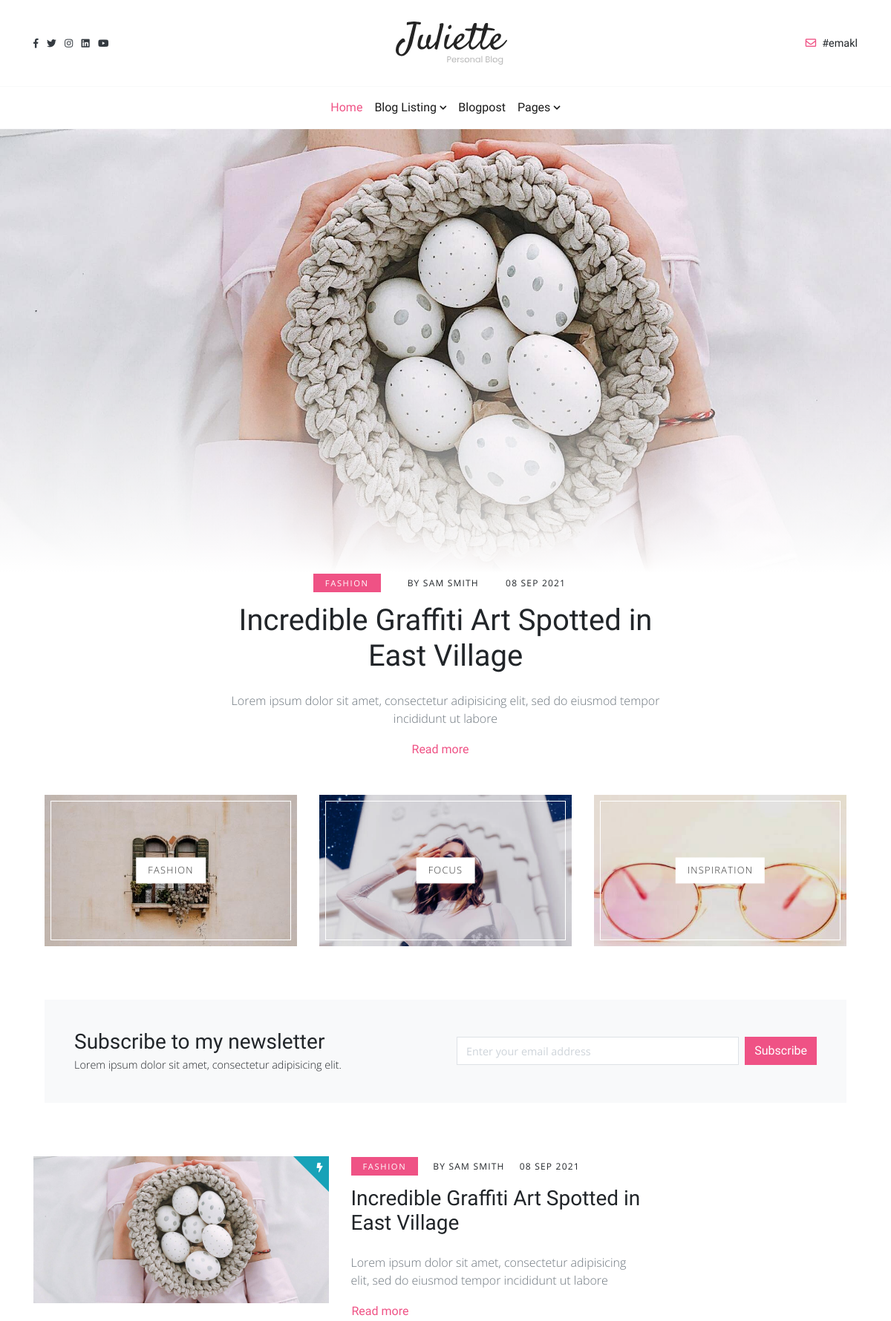
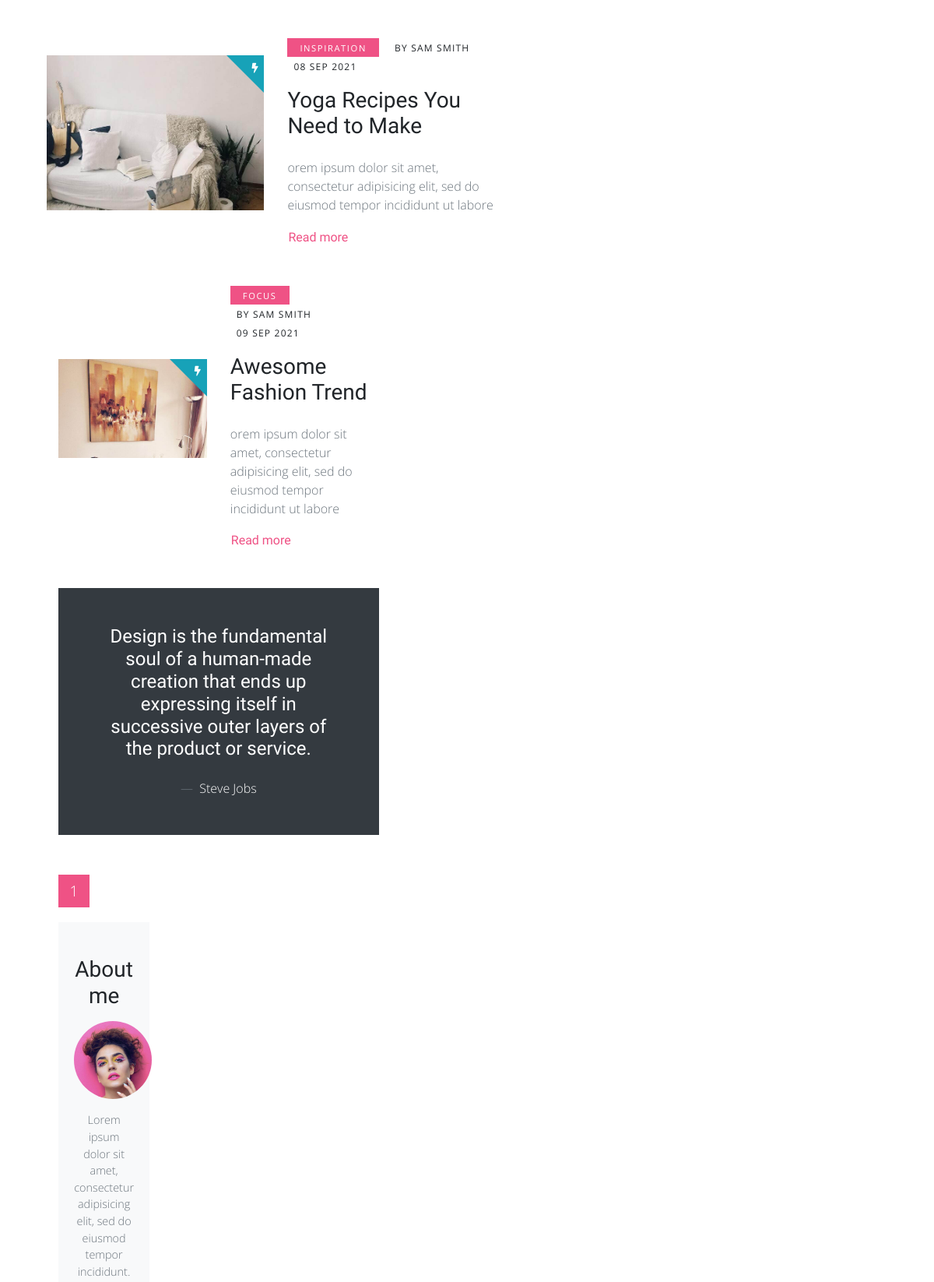
The page / (upper part) on the database its author committed (2 pictures, top to bottom).
### blogs/models.py (models this page shows, shortened)
class About_me(models.Model):
    image = models.ImageField(upload_to="user/")
    detail = models.TextField()
    instagram  = models.CharField(max_length=300)
    twiter  = models.CharField(max_length=300)
    linked_in  = models.CharField(max_length=300)
    youtube  = models.CharField(max_length=300)
    facebook  = models.CharField(max_length=300)
    email  = models.CharField(max_length=300)

class Blog(models.Model):
    id  = models.AutoField(primary_key=True)
    name  = models.CharField(max_length=100)
    tags = TaggableManager()
    category = models.ForeignKey(Category, on_delete=models.CASCADE)
    slug = models.SlugField()
    image  = models.ImageField(upload_to="blogs/",)
    overview  = models.CharField(max_length=100)
    detail = tinymce_models.HTMLField()
    writer = models.CharField(max_length=100)
    created_at = models.DateTimeField(auto_now_add = True)
    updated_at = models.DateTimeField(auto_now = True)
    is_active = models.BooleanField(default=True)
    views   = models.BigIntegerField(default=0)

class Category(models.Model):
    name  = models.CharField(max_length=100)
    slug = models.SlugField()
    image  = models.ImageField(upload_to="category/",)
    def __str__(self):
        return self.name

### core/views.py (the view)
# urls.py: 2. Add a URL to urlpatterns:  path('', views.home, name='home')
def home(request):
    trending_blogs = Blog.objects.all()
    context={
    'trending_blogs':trending_blogs,
    }
    return render(request,'core/basics/home.html',context)

### core/templates/core/basics/home.html (shortened to what this page needs)
{% extends "core/base.html" %} {% load static %}
{% block title %} Welcome {%endblock %} {% block content %}
<section class="bg-white pb-5">
    <div class="container-fluid px-0 pnb-4">
        <div class="row align-items-center">
            <div class="col-lg-12">
                <div class="post-thumnail">
                    <img
                        class="img-fluid w-100"
                        src="{{trending_blogs.0.image.url}}"
                        alt=""
                    />
                </div>
            </div>
            <div class="col-lg-6 mx-auto text-center">
                <ul class="list-inline">
                    <li class="list-inline-item mr-3">
                        <a
                            class="category-link font-weight-normal"
                            href="{% url 'category' trending_blogs.0.category.id trending_blogs.0.category.slug %}"
                            >{{trending_blogs.0.category}}</a
                        >
                    </li>
                    <li class="list-inline-item mx-3">
                        <a
                            class="text-uppercase meta-link font-weight-normal"
                            href="{% url 'blog' trending_blogs.0.id trending_blogs.0.slug %}"
                            >{{trending_blogs.0.writer}}</a
                        >
                    </li>
                    <li class="list-inline-item mx-3">
                        <a
                            class="text-uppercase meta-link font-weight-normal"
                            href="{% url 'blog' trending_blogs.0.id trending_blogs.0.slug %}"
                            >{{trending_blogs.0.created_at | date:"d M Y"}}</a
                        >
                    </li>
                </ul>
                <h1 class="mb-4">
                    <a
                        class="reset-anchor"
                        href="{% url 'blog' trending_blogs.0.id trending_blogs.0.slug %}"
                        >{{trending_blogs.0.name}}</a
                    >
                </h1>
                <p class="text-muted">{{trending_blogs.0.overview}}</p>
                <a
                    class="btn btn-link p-0 read-more-btn"
                    href="{% url 'blog' trending_blogs.0.id trending_blogs.0.slug %}"
                    ><span>Read more</span
                    ></a>
            </div>
        </div>
    </div>
</section>
<section class="pb-5">
    <div class="container pb-4">
        {% include "core/components/top-categories.html" %}
        <div class="row">
            {% for blog in page_obj %}
            <div class="col-lg-9 mb-5 mb-lg-0">
                <div class="row align-items-center mb-5">
                    <div class="col-lg-6">
                        <a
                            class="d-block post-trending mb-4"
                            href="{% url 'blog' blog.id blog.slug %}"
                            ><img
                                class="img-fluid w-100"
                                src="{{blog.image.url}}"
                                alt=""
                        /></a>
                    </div>
                    <div class="col-lg-6">
                        <ul class="list-inline">
                            <li class="list-inline-item mr-2">
                                <a
                                    class="category-link font-weight-normal"
                                    href="{% url 'category' blog.category.id blog.category.slug %}"
                                    >{{blog.category}}</a
                                >
                            </li>
                            <li class="list-inline-item mx-2">
                                <a
                                    class="
                                        text-uppercase
                                        meta-link
                                        font-weight-normal
                                    "
                                    href="{% url 'blog' blog.id blog.slug %}"
                                    >{{blog.writer}}</a
                                >
                            </li>
                            <li class="list-inline-item mx-2">
                                <a
                                    class="
                                        text-uppercase
                                        meta-link
                                        font-weight-normal
                                    "
                                    href="{% url 'blog' blog.id blog.slug %}"
                                    >{{blog.created_at| date:" d M Y" }}</a
                                >
                            </li>
                        </ul>
                        <h2 class="h3 mb-4">
                            <a
                                class="d-block reset-anchor"
                                href="{% url 'blog' blog.id blog.slug %}"
                                >{{blog.name}}</a
                            >
                        </h2>
                        <p class="text-muted">{{blog.overview}}</p>
                        <a
                            class="btn btn-link p-0 read-more-btn"
                            href="{% url 'blog' blog.id blog.slug %}"
                            ><span>Read more</span
                            ></a>
                    </div>
                </div>
                {% endfor %}
                <blockquote
                    class="
                        blockquote
                        bg-dark
                        text-white
                        p-4 p-lg-5
                        text-center
                        mb-5
                    "
                >
                    <p class="h4 mb-4">
                        Design is the fundamental soul of a human-made creation
                        that ends up expressing itself in successive outer
                        layers of the product or service.
                    </p>
                    <footer class="blockquote-footer">
                        <cite class="text-white" title="Source Title"
                            >Steve Jobs</cite
                        >
                    </footer>
                </blockquote>
                <nav aria-label="Page navigation example">
                    <ul class="pagination">
                        <li class="page-item active">
                            <a class="page-link" href="?page=1">1</a>
                        </li>
                    </ul>
                </nav>
            </div>
            <div class="col-lg-3">
                {% include "core/components/about.html" %} {% include
            </div>
        </div>
    </div>
</section>
{% include "core/components/insta.html" %} {% endblock %}

### core/templates/core/components/nav.html (shortened to what this page needs)
{% load static %}
<header class="header">
  <nav class="navbar navbar-expand-lg navbar-light py-4 index-forward bg-white">
    <div class="container d-flex justify-content-center justify-content-lg-between align-items-center">
      <ul class="list-inline small mb-0 text-dark d-none d-lg-block">
        <li class="list-inline-item"><a class="reset-anchor" href="{{about_me.facebook}}"><i class="fab fa-facebook-f"></i></a></li>
        <li class="list-inline-item"><a class="reset-anchor" href="{{about_me.twiter}}"><i class="fab fa-twitter"></i></a></li>
        <li class="list-inline-item"><a class="reset-anchor" href="{{about_me.instagram}}"><i class="fab fa-instagram"></i></a></li>
        <li class="list-inline-item"><a class="reset-anchor" href="{{about_me.linked_in}}"><i class="fab fa-linkedin"></i></a></li>
        <li class="list-inline-item"><a class="reset-anchor" href="{{about_me.youtube}}"><i class="fab fa-youtube"></i></a></li>
      </ul><a class="navbar-brand" href="{% url 'home' %}"><img src="{% static "img/logo.svg"%}" alt="..." width="150"></a><a class="reset-anchor text-small mb-0 h6 d-none d-lg-block" href="mailto:{{about_me.email}}"><i class="far fa-envelope mr-2 text-primary"></i>{{about_me.email}}</a>
    </div>
  </nav>
  <nav class="navbar navbar-expand-lg navbar-light border-top border-bottom border-light">
    <div class="container">
      <div class="collapse navbar-collapse" id="navbarSupportedContent">
        <ul class="navbar-nav mx-auto">
          <li class="nav-item">
            <a class="nav-link active" href="{% url 'home' %}">Home</a>
          </li>
          <li class="nav-item dropdown"><a class="nav-link dropdown-toggle" id="listingVariants" href="#" data-toggle="dropdown" aria-haspopup="true" aria-expanded="false">Blog Listing</a>
          </li>
          <li class="nav-item">
            <a class="nav-link" href="post.html">Blogpost</a>
          </li>
          <li class="nav-item dropdown"><a class="nav-link dropdown-toggle" id="pages" href="#" data-toggle="dropdown" aria-haspopup="true" aria-expanded="false">Pages</a>
          </li>
        </ul>
      </div>
    </div>
  </nav>
</header>

### core/templates/core/components/top-categories.html
{% load static %}
<section class="pb-5">
  <div class="container pb-4">
    <div class="row mb-5 pb-4">
      {% for category in categories|slice:"0:3"  %}
      <div class="col-lg-4 mb-4 mb-lg-0"><a class="category-block bg-center bg-cover" style="background: url({{category.image.url}})" href="{% url 'category' category.id category.slug %}"><span class="category-block-title">{{category.name}}</span></a></div>
      {% endfor %}
    </div>
    {% include "core/components/newletter.html" %}
  </div>
</section>

### core/templates/core/components/about.html (shortened to what this page needs)
{% load static %}
<div class="card rounded-0 border-0 bg-light mb-4 py-lg-4">
  <div class="card-body text-center">
    <h2 class="h3 mb-3">About me</h2><img class="rounded-circle mb-3" src="{{about_me.image.url}}" alt="..." width="100">
    <p class="text-small text-muted">{{about_me.detail}}</p>
  </div>
</div>

### rows shown on the page
About_me: email "#emakl", image (picture), detail "Lorem ipsum dolor sit amet, consectetur adipisicing elit, sed do eiusmod tempor incididunt."
Blog: image (picture), category.name "FASHION", writer "BY SAM SMITH", created_at "08 SEP 2021", name "Incredible Graffiti Art Spotted in East Village", overview "Lorem ipsum dolor sit amet, consectetur adipisicing elit, sed do eiusmod tempor incididunt ut labore", category "FASHION"
Category: image (picture), name "FASHION"
Category: image (picture), name "FOCUS"
Category: image (picture), name "INSPIRATION"
Blog: image (picture), category "INSPIRATION", writer "BY SAM SMITH", created_at "08 SEP 2021", name "Yoga Recipes You Need to Make", overview "orem ipsum dolor sit amet, consectetur adipisicing elit, sed do eiusmod tempor incididunt ut labore"
Blog: image (picture), category "FOCUS", writer "BY SAM SMITH", created_at "09 SEP 2021", name "Awesome Fashion Trend", overview "orem ipsum dolor sit amet, consectetur adipisicing elit, sed do eiusmod tempor incididunt ut labore"
